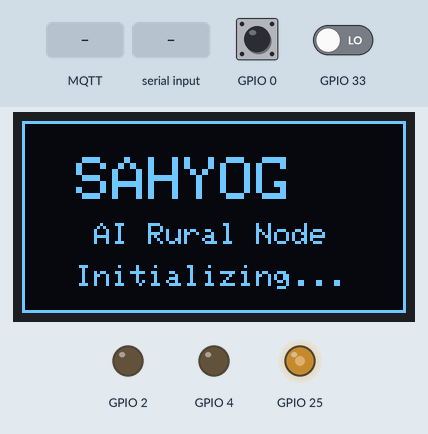
Simulated run of this sketch. Board: ESP32. Parts: 128×64 one-colour display, output pins drawn as LEDs (lit = HIGH). The test bench sets the inputs (shaded band); at power-on: GPIO 0 HIGH, GPIO 33 LOW. WiFi joins after 1.5 s; servers stay silent unless stated; I2S audio is not simulated (input reads silence); random numbers use the default seed unless the sketch sets one; no MQTT or app messages arrive unless stated; what the sketch prints to the serial monitor is not drawn.

Above: at 1.8 s.
At 9.2 s:
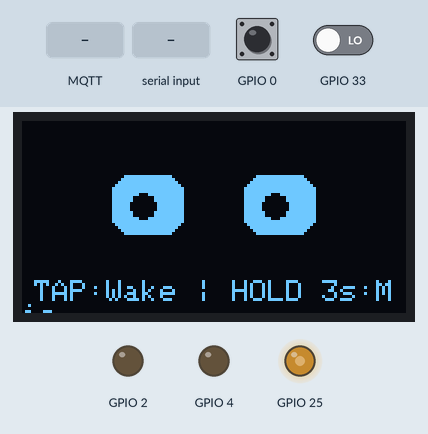
9.3 s: MQTT message "THINKING" arrives on the first subscribed topic
At 10.8 s:
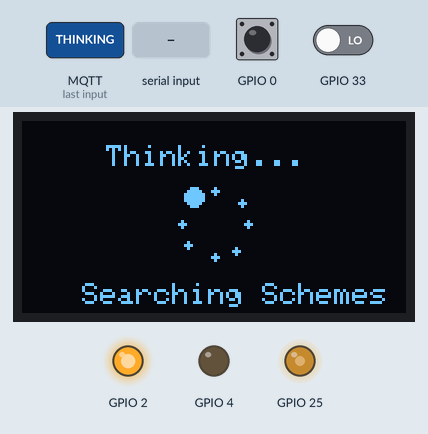
Timing chart, 0 to 10.8 s (numbered marks = the images above; inputs shaded):
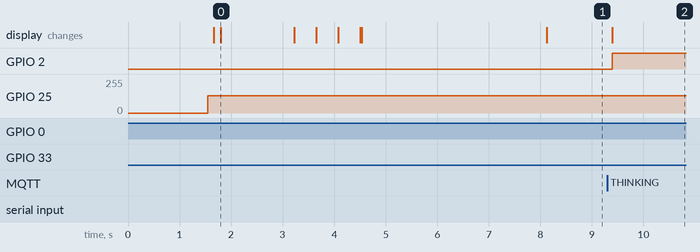

Measured:
- after the input at 9.3 s, GPIO 2: LOW → HIGH after 0.10 s
- what the display in image 0 shows lasts 1.4 s, from 1.8 s to 3.2 s

The sketch:

SAHYOG_ESP32.ino
```cpp
/**
 * ==============================================================================
 * SAHYOG AI — Complete ESP32 Edge Device Firmware (SIH Prototype)
 * Multilingual Cooperative & Rural Legal Assistance
 *
 * Hardware:
 *   - ESP32-WROOM-32
 *   - PAM8403 Amplifier (DAC GPIO 25 with 28% volume attenuation, anti-clipping)
 *   - INMP441 I2S Microphone (SCK 14, WS 15, SD 32)
 *   - 0.96" SSD1306 OLED Display (SDA 21, SCL 22)
 *   - TTP223 Capacitive Touch Wake Sensor (GPIO 33) & BOOT button (GPIO 0)
 *   - Status LEDs (GPIO 2, GPIO 4)
 * ==============================================================================
 */

#include <Arduino.h>
#include <ArduinoJson.h>
#include "Config.h"
#include "OLEDManager.h"
#include "AudioManager.h"
#include "MicManager.h"
#include "WakeManager.h"
#include "MQTTManager.h"

// ─── Module Instances ─────────────────────────────────────────────────────────
OLEDManager  oledMgr;
AudioManager audioMgr;
MicManager   micMgr;
WakeManager  wakeMgr;
MQTTManager  mqttMgr;

// ─── System State ─────────────────────────────────────────────────────────────
DeviceState currentState = STATE_IDLE;
uint32_t stateEntryTime = 0;
String activeClip = "ANSWER";
String activeStreamUrl = "";

void changeState(DeviceState newState) {
  if (currentState == newState) return;

  Serial.printf("[State] %s -> %s\n", stateToString(currentState), stateToString(newState));
  currentState = newState;
  stateEntryTime = millis();

  // Notify web console via MQTT
  mqttMgr.publishState(currentState);

  // State entry actions
  switch (currentState) {
    case STATE_IDLE:
      wakeMgr.setStatusLed(false);
      micMgr.stopRecording();
      activeStreamUrl = "";
      break;

    case STATE_WAKE:
      wakeMgr.setStatusLed(true);
      audioMgr.playWakeSpeech(); // Speaks: "Hello Rishi, main hoon aap ki AI agent"
      break;

    case STATE_LISTENING:
      wakeMgr.setStatusLed(true);
      audioMgr.playClip("LISTEN"); // Speaks: "जी बोलिए, मैं सुन रही हूँ"
      micMgr.startRecording();
      break;

    case STATE_THINKING:
      wakeMgr.setStatusLed(false);
      micMgr.stopRecording();
      audioMgr.playThinkingCue();
      break;

    case STATE_SPEAKING:
      wakeMgr.setStatusLed(true);
      // Priority 1: Stream live dynamic AI speech over WiFi directly to DAC GPIO 25!
      if (activeStreamUrl.length() > 0) {
        Serial.printf("[State] Streaming live dynamic AI voice from backend...\n");
        bool ok = audioMgr.streamHttpAudio(activeStreamUrl.c_str());
        if (!ok) {
          Serial.println("[State] Stream fallback -> playing embedded voice clip");
          audioMgr.playClip(activeClip);
        }
      } else {
        // Priority 2: Play embedded scheme voice clip from Flash
        audioMgr.playClip(activeClip);
      }
      break;

    case STATE_ERROR:
      wakeMgr.setStatusLed(false);
      audioMgr.playErrorChime();
      break;
  }
}

// ─── Handle Remote Commands from Web / MQTT ──────────────────────────────────
void handleCommand(const char* topic, const char* payload) {
  Serial.printf("[Cmd Handler] Received command on %s: %s\n", topic, payload);

  String p = String(payload);
  p.trim();

  String cmdStr = p;
  String titleStr = "SAHYOG AI";
  String textStr = "";
  String clipStr = "ANSWER";
  String streamUrl = "";

  // Check if JSON payload (e.g. {"command":"SPEAK","clip":"PM_KISAN","title":"...","text":"...","url":"..."})
  if (p.startsWith("{")) {
    JsonDocument doc;
    DeserializationError error = deserializeJson(doc, p);
    if (!error) {
      if (doc["command"].is<const char*>()) cmdStr = String(doc["command"].as<const char*>());
      if (doc["clip"].is<const char*>())    clipStr = String(doc["clip"].as<const char*>());
      if (doc["title"].is<const char*>())   titleStr = String(doc["title"].as<const char*>());
      if (doc["text"].is<const char*>())    textStr = String(doc["text"].as<const char*>());
      if (doc["url"].is<const char*>())     streamUrl = String(doc["url"].as<const char*>());
    }
  }

  cmdStr.toUpperCase();

  if (cmdStr.indexOf("WAKE") >= 0) {
    changeState(STATE_WAKE);
  } else if (cmdStr.indexOf("SPEAK") >= 0) {
    activeClip = clipStr;
    activeStreamUrl = streamUrl;
    if (textStr.length() > 0 || titleStr.length() > 0) {
      oledMgr.setAnswerContent(titleStr.c_str(), textStr.c_str());
    }
    changeState(STATE_SPEAKING);
  } else if (cmdStr.indexOf("THINKING") >= 0) {
    changeState(STATE_THINKING);
  } else if (cmdStr.indexOf("LISTEN") >= 0) {
    changeState(STATE_LISTENING);
  } else if (cmdStr.indexOf("IDLE") >= 0) {
    activeClip = "ANSWER";
    activeStreamUrl = "";
    oledMgr.clearAnswerContent();
    changeState(STATE_IDLE);
  } else if (p.indexOf("vol+") >= 0) {
    audioMgr.setVolume(audioMgr.getVolume() + 5);
  } else if (p.indexOf("vol-") >= 0) {
    audioMgr.setVolume(audioMgr.getVolume() - 5);
  }
}

// ─── Setup ───────────────────────────────────────────────────────────────────
void setup() {
  Serial.begin(115200);
  delay(1000);

  Serial.println("\n========================================================");
  Serial.println("  SAHYOG AI — ESP32 Rural Assistant Node (" DEVICE_ID ")");
  Serial.println("  Hardware: ESP32 + PAM8403 + INMP441 + OLED + Touch");
  Serial.println("========================================================");

  // Initialize hardware modules
  wakeMgr.begin();
  audioMgr.begin();
  oledMgr.begin();
  micMgr.begin();

  // Try to connect to WiFi & Show live connection status on OLED
  Serial.println("\n[Network] Initializing WiFi...");
  WiFi.mode(WIFI_STA);
  WiFi.begin(WIFI_SSID, WIFI_PASSWORD);

  bool wifiOk = false;
  if (String(WIFI_SSID) != "YOUR_WIFI_SSID" && String(WIFI_SSID).length() > 0) {
    int attempts = 0;
    while (WiFi.status() != WL_CONNECTED && attempts < 15) {
      delay(400);
      attempts++;
      oledMgr.showWiFiConnecting(WIFI_SSID, attempts);
      Serial.print(".");
    }
    wifiOk = (WiFi.status() == WL_CONNECTED);
  }

  bool mqttOk = false;
  if (wifiOk) {
    Serial.printf("\n[WiFi] CONNECTED! Local IP: %s\n", WiFi.localIP().toString().c_str());
    mqttMgr.begin(handleCommand);
    mqttOk = mqttMgr.isConnected();
  } else {
    Serial.println("\n[WiFi] Offline mode (SSID not configured in Config.h).");
  }

  // Display Startup Connection & Web Status on OLED for 3.5 seconds
  String ipStr = wifiOk ? WiFi.localIP().toString() : "0.0.0.0";
  oledMgr.showConnectionSummary(WIFI_SSID, ipStr.c_str(), wifiOk, mqttOk);
  delay(3500);

  Serial.println("\n[System] All peripherals initialized. Ready.");
  Serial.println("  Press BOOT button or touch sensor to wake!");
  Serial.println("  Or interact live via the Web Chatbot!");
  Serial.println("========================================================\n");

  changeState(STATE_IDLE);
}

// ─── Main Loop State Machine ─────────────────────────────────────────────────
void loop() {
  uint32_t now = millis();

  // Run background network pump
  mqttMgr.loop();

  // Check touch sensor & button gestures (Single Tap vs 3-Second Hold)
  TouchGesture gesture = wakeMgr.checkGesture();
  uint32_t holdMs = wakeMgr.getCurrentHoldMs();

  // Update OLED visual animations (passes holdMs so it displays holding progress bar)
  oledMgr.updateAnimation(currentState, holdMs);

  // ─── Touch / Button Gesture Action ─────────────────────────────────────────
  if (gesture == GESTURE_TAP) {
    if (currentState == STATE_SPEAKING) {
      // Tap while speaking: dismisses speech and answer card early
      oledMgr.clearAnswerContent();
      changeState(STATE_IDLE);
    } else {
      // Single Tap (< 2s): Wake up the bot!
      changeState(STATE_WAKE);
    }
  } else if (gesture == GESTURE_HOLD_3SEC) {
    // Hold for 3 Seconds: Turn ON microphone so user can talk!
    changeState(STATE_LISTENING);
  }

  // ─── Serial Command Testing ────────────────────────────────────────────────
  if (Serial.available()) {
    char c = (char)Serial.read();
    if (c == 'w' || c == 'W') changeState(STATE_WAKE);
    else if (c == 'l' || c == 'L') changeState(STATE_LISTENING);
    else if (c == 't' || c == 'T') changeState(STATE_THINKING);
    else if (c == 's' || c == 'S') changeState(STATE_SPEAKING);
    else if (c == 'i' || c == 'I') changeState(STATE_IDLE);
    else if (c == '+') audioMgr.setVolume(audioMgr.getVolume() + 5);
    else if (c == '-') audioMgr.setVolume(audioMgr.getVolume() - 5);
    else if (c == ' ') audioMgr.playWakeChime();
  }

  // ─── State Machine ─────────────────────────────────────────────────────────
  switch (currentState) {
    case STATE_IDLE: {
      // STRICTLY IDLE: Calm blinking eyes waiting for user tap, hold, or Web command!
      // No automatic transitions!
      static uint32_t lastHeartbeat = 0;
      if (now - lastHeartbeat >= 3000) {
        lastHeartbeat = now;
        Serial.printf("[IDLE] Waiting... Touch(Pin %d)=%s | BOOT(Pin 0)=%s\n",
                      TOUCH_WAKE_PIN,
                      digitalRead(TOUCH_WAKE_PIN) ? "HIGH" : "LOW",
                      digitalRead(BOOT_BUTTON_PIN) ? "HIGH" : "LOW");
      }
      break;
    }

    case STATE_WAKE:
      // Waking greeting lasts 3.8s, then returns to IDLE waiting for user!
      // IT DOES NOT AUTOMATICALLY START LISTENING!
      if (now - stateEntryTime > 3800) {
        changeState(STATE_IDLE);
      }
      break;

    case STATE_LISTENING: {
      // Microphone is actively recording audio!
      int16_t audioBuf[128];
      size_t count = micMgr.readAudioChunk(audioBuf, 128);
      if (count > 0) {
        float energy = micMgr.calculateRMS(audioBuf, count);
        if (energy > 200.0f) {
          wakeMgr.recordActivity();
        }
      }

      // Record for 5 seconds while user talks, then transition to thinking
      if (now - stateEntryTime > 5000) {
        changeState(STATE_THINKING);
      }
      break;
    }

    case STATE_THINKING:
      // Show thinking animation for 2.5 seconds, then speak answer
      if (now - stateEntryTime > 2500) {
        changeState(STATE_SPEAKING);
      }
      break;

    case STATE_SPEAKING:
      // Speech output and answer card display on OLED finishes after 6.0s -> returns strictly to IDLE!
      if (now - stateEntryTime > 6000) {
        oledMgr.clearAnswerContent();
        changeState(STATE_IDLE);
      }
      break;

    case STATE_ERROR:
      if (now - stateEntryTime > 3000) {
        changeState(STATE_IDLE);
      }
      break;
  }
}
```

AudioManager.h
```cpp
/**
 * ==============================================================================
 * AudioManager.h — High-Fidelity DAC Audio Output for PAM8403 Amplifier
 * Incorporates 16kHz playback, software attenuation (28%), anti-pop ramping,
 * and synthesized acoustic cues (chimes, beeps, waveforms).
 * ==============================================================================
 */

#ifndef SAHYOG_AUDIO_MANAGER_H
#define SAHYOG_AUDIO_MANAGER_H

#include <Arduino.h>
#include <WiFi.h>
#include <HTTPClient.h>
#include "Config.h"
#include "audio_data.h"

class AudioManager {
private:
  int volume; // Percentage (1 to 100)

public:
  AudioManager() : volume(AUDIO_DEFAULT_VOLUME) {}

  void begin() {
    // Set DAC to audio zero midpoint (128 = 1.65V DC)
    dacWrite(AUDIO_DAC_PIN, 128);
    Serial.printf("[Audio] DAC Initialized on GPIO %d, Default Volume: %d%%\n", AUDIO_DAC_PIN, volume);
  }

  void setVolume(int vol) {
    volume = constrain(vol, 5, 100);
    Serial.printf("[Audio] Volume updated to %d%%\n", volume);
  }

  int getVolume() const {
    return volume;
  }

  // Smooth ramp to prevent amplifier pop/thump
  void dacRamp(uint8_t fromVal, uint8_t toVal, uint16_t stepDelayUs = 80) {
    if (fromVal < toVal) {
      for (int v = fromVal; v <= toVal; v++) {
        dacWrite(AUDIO_DAC_PIN, (uint8_t)v);
        delayMicroseconds(stepDelayUs);
      }
    } else {
      for (int v = fromVal; v >= toVal; v--) {
        dacWrite(AUDIO_DAC_PIN, (uint8_t)v);
        delayMicroseconds(stepDelayUs);
      }
    }
  }

  // Synthesize clean audio tone (sine wave) directly to DAC
  void playTone(uint16_t freqHz, uint16_t durationMs) {
    if (freqHz == 0 || durationMs == 0) return;

    uint32_t totalSamples = ((uint32_t)durationMs * AUDIO_SAMPLE_RATE) / 1000;
    float periodSamples = (float)AUDIO_SAMPLE_RATE / (float)freqHz;

    dacRamp(128, 128, 40);
    uint64_t startTimeUs = esp_timer_get_time();

    for (uint32_t i = 0; i < totalSamples; i++) {
      float phase = (2.0f * PI * (float)i) / periodSamples;
      float sinVal = sin(phase); // -1.0 to +1.0

      // Scale by volume
      int16_t scaled = (int16_t)(sinVal * 120.0f * ((float)volume / 100.0f));
      uint8_t sample = (uint8_t)constrain(128 + scaled, 0, 255);

      dacWrite(AUDIO_DAC_PIN, sample);

      uint64_t targetTimeUs = startTimeUs + ((uint64_t)(i + 1) * 1000000ULL) / AUDIO_SAMPLE_RATE;
      while (esp_timer_get_time() < targetTimeUs) {
        // Precise timer wait
      }
    }

    dacRamp(128, 128, 40);
    dacWrite(AUDIO_DAC_PIN, 128);
  }

  // Play pleasant ascending 2-tone chime upon capacitive touch wake-up
  void playWakeChime() {
    Serial.println("[Audio] Playing Wake Chime...");
    playTone(659, 90);  // E5
    delay(20);
    playTone(880, 160); // A5
  }

  // Play pleasant listening start prompt
  void playListeningCue() {
    playTone(523, 70);  // C5
    playTone(659, 100); // E5
  }

  // Play thinking / processing prompt
  void playThinkingCue() {
    playTone(440, 60);  // A4
  }

  // Play error prompt
  void playErrorChime() {
    playTone(330, 150); // E4
    delay(30);
    playTone(261, 250); // C4
  }

  // Play raw 8-bit unsigned PCM buffer from Flash (PROGMEM) at sampleRate
  void playBuffer(const uint8_t* buffer, uint32_t length, uint16_t sampleRate = 16000) {
    if (!buffer || length == 0) return;

    // Read first sample and soft ramp
    uint8_t first_raw = pgm_read_byte(&(buffer[0]));
    int16_t first_centered = (int16_t)first_raw - 128;
    uint8_t first_sample = 128 + ((first_centered * volume) / 100);
    dacRamp(128, first_sample, 80);

    uint64_t startTimeUs = esp_timer_get_time();

    for (uint32_t i = 0; i < length; i++) {
      uint8_t raw = pgm_read_byte(&(buffer[i]));
      int16_t centered = (int16_t)raw - 128;
      int16_t scaled = 128 + ((centered * volume) / 100);
      uint8_t output = (uint8_t)constrain(scaled, 0, 255);

      dacWrite(AUDIO_DAC_PIN, output);

      uint64_t targetTimeUs = startTimeUs + ((uint64_t)(i + 1) * 1000000ULL) / sampleRate;
      while (esp_timer_get_time() < targetTimeUs) {
        // Timing loop
      }
    }

    // Soft ramp back to center silence
    uint8_t last_raw = pgm_read_byte(&(buffer[length - 1]));
    int16_t last_centered = (int16_t)last_raw - 128;
    uint8_t last_sample = 128 + ((last_centered * volume) / 100);
    dacRamp(last_sample, 128, 80);
    dacWrite(AUDIO_DAC_PIN, 128);
  }

  // Play natural recorded wake speech: "Hello Rishi, main hoon aap ki AI agent"
  void playWakeSpeech() {
    Serial.printf("[Audio] Playing Wake Greeting (\"Hello Rishi, main hoon aap ki AI agent\")... Samples: %d\n", WAKE_SAMPLE_COUNT);
    playBuffer(audio_wake, WAKE_SAMPLE_COUNT, AUDIO_SAMPLE_RATE);
  }

  // Play pleasant 4-tone answer arrival chime
  void playAnswerChime() {
    playTone(523, 70);   // C5
    playTone(659, 70);   // E5
    playTone(784, 90);   // G5
    playTone(1046, 140); // C6
  }

  // Play natural recorded answer speech: "Aapka uttar taiyar hai"
  void playAnswerSpeech() {
    playClip("ANSWER");
  }

  // Play offline voice fallback directly out of the ESP32 PAM8403 speaker
  void playClip(const String& clipId) {
    String c = clipId;
    c.toUpperCase();

    if (c == "WAKE") {
      playWakeSpeech();
    } else {
      // Answer fallback: "आपका उत्तर तैयार है"
      Serial.printf("[Audio] ESP32 Speaker: Offline Answer ('Aapka uttar taiyar hai') Samples: %d\n", ANSWER_SAMPLE_COUNT);
      playTone(659, 70);
      playTone(880, 100);
      delay(40);
      playBuffer(audio_answer, ANSWER_SAMPLE_COUNT, AUDIO_SAMPLE_RATE);
    }
  }

  // Stream live dynamic TTS PCM audio over WiFi directly to DAC GPIO 25!
  bool streamHttpAudio(const char* url) {
    if (WiFi.status() != WL_CONNECTED || !url || strlen(url) < 7) {
      return false;
    }

    Serial.printf("[Audio Stream] Fetching dynamic AI speech from: %s\n", url);
    HTTPClient http;
    http.begin(url);
    http.setTimeout(8000);
    int httpCode = http.GET();

    if (httpCode != HTTP_CODE_OK) {
      Serial.printf("[Audio Stream] HTTP GET failed (code %d), falling back to offline voice\n", httpCode);
      http.end();
      return false;
    }

    WiFiClient* stream = http.getStreamPtr();
    if (!stream) {
      http.end();
      return false;
    }

    uint8_t chunk[256];
    dacRamp(128, 128, 40);
    uint64_t nextSampleUs = esp_timer_get_time();
    const uint32_t sampleIntervalUs = 1000000 / AUDIO_SAMPLE_RATE; // 11025 Hz (~90us)

    while (http.connected() && (stream->available() > 0 || stream->connected())) {
      int len = stream->readBytes(chunk, sizeof(chunk));
      if (len <= 0) break;

      for (int i = 0; i < len; i++) {
        uint8_t raw = chunk[i];
        int16_t centered = (int16_t)raw - 128;
        int16_t scaled = 128 + ((centered * volume) / 100);
        uint8_t out = (uint8_t)constrain(scaled, 0, 255);

        while (esp_timer_get_time() < nextSampleUs) {}
        dacWrite(AUDIO_DAC_PIN, out);
        nextSampleUs += sampleIntervalUs;
      }
    }

    dacRamp(128, 128, 40);
    dacWrite(AUDIO_DAC_PIN, 128);
    http.end();
    Serial.println("[Audio Stream] Dynamic AI speech finished playing!");
    return true;
  }

  // Backward-compatible alias
  void playVoiceSpeech() {
    playWakeSpeech();
  }
};

#endif // SAHYOG_AUDIO_MANAGER_H
```

Source omitted: MQTTManager.h (3593 bytes), MicManager.h (3366 bytes), OLEDManager.h (12159 bytes), WakeManager.h (6250 bytes), audio_data.h (data table, 386200 bytes), Config.h (3521 bytes)
